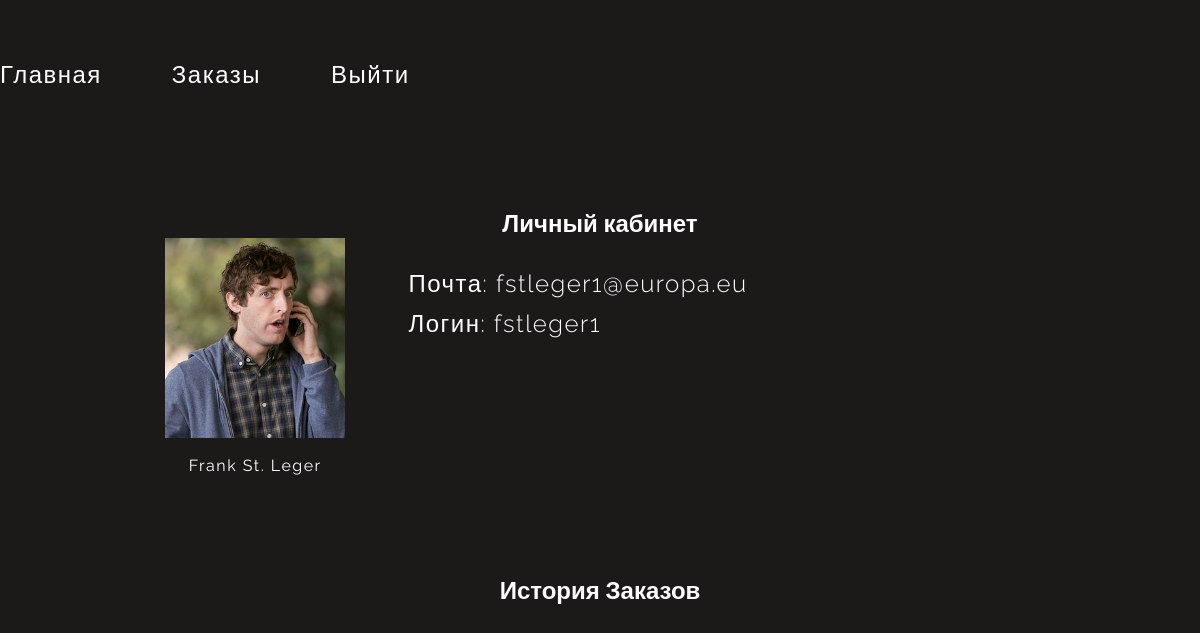
Screenshot of /student_userpage/ (signed in) with the database file from the repository.
### DiDiStoreApp/models.py (models this page shows, shortened)
class StudentProfile(models.Model):
    photo = models.ImageField(upload_to="users/%Y/%m/%d/",  verbose_name="Фото")
    user = models.OneToOneField(User,on_delete=models.CASCADE,  verbose_name="Пользыватель")
    address = models.CharField(max_length=255, verbose_name="Адрес")

### DiDiStoreApp/views.py (the view)
# urls.py: path("student_userpage/",student_userpage,name="student_userpages"),
@user_passes_test(is_student)
def student_userpage(request):
    thesis = TheSis.objects.filter(student_id=request.user.id)
    profile = StudentProfile.objects.get(user_id=request.user.id)
    myorder = Order.objects.filter(customer_id=request.user.id).order_by('-created')
    order_item = OrderItem.objects.filter(order__customer_id=request.user.id)
    context = {
        "thesis":thesis,
        "profile":profile,
        "myorder":myorder,
        "order_item":order_item,
    }
    return render(request,"DiDiStoreApp/student_account.html",context)

### DiDiStoreApp/views.py (called while the page is built)
def is_student(user):
    return user.groups.filter(name='STUDENT').exists()

### DiDiStoreApp/templates/DiDiStoreApp/student_account.html (shortened to what this page needs)
{% load static%}
<!DOCTYPE html>
<html lang="en">
<head>
    <link rel="stylesheet" href="{% static 'DiDiStoreApp/styles/style.css' %}">
    <link rel="stylesheet" href="{% static 'DiDiStoreApp/styles/all.css' %}">
</head>
<body>
    <div class="container">
        <header class="header_mini_nav">
            <div class="mini_nav_wrapper">
                <nav class="mini_navigation">
                    <ul class="mini_nav_list">
                        <li class="mini_nav_links"><a href="{% url 'student_home' %}">Главная</a></li>
                        <li class="mini_nav_links"><a href="{% url 'student_cart_detail' %}">Заказы</a></li>
                        <li class="mini_nav_links"><a href="{% url 'exit' %}">Выйти</a></li>
                    </ul>
                </nav>
            </div>
        </header>
        <article class="user_account">
            <div class="user_account_wrapper">
                   <h2 align="center">Личный кабинет</h2>
                <div class="user">
                    <div class="user_avatar">
                        <img  class="fa-solid fa-user avatar_img" src="{{ profile.photo.url }}" height="200px">
                        <p class="avatar_name">{{profile.user.first_name}} {{profile.user.last_name}}</p>
                    </div>
                    <div class="user_info">
                        <p>Почта: {{ profile.user.email }}</p>
                        <p>Логин: {{ profile.user.username }}</p>
                    </div>
                </div>
            </div>
        </article>
    <br><br>
         <article class="user_account">
            <h2 align="center">История Заказов</h2>
        </article>
    </div>
</body>
</html>

### DiDiStoreApp/static/DiDiStoreApp/styles/style.css (style rules this page uses)
body { background-color: #1C1919; color: #fff; font-family: 'Raleway', sans-serif; }
body, h1,h2,h3,h4,h5,h6, p, ul,li, fieldset { margin: 0; padding: 0; user-select: none; }
h2 { font-size: 1.5em; }
ul,li { list-style-type: none; }
a { text-decoration: none; }
.container { max-width: 1240px; box-sizing: border-box; margin: 0 auto; }
.fa-bag-shopping,.fa-user { font-size: 34px; }
.header_mini_nav { padding: 60px 0; }
.mini_nav_list { display: flex; }
.mini_nav_links { margin-right: 70px; }
.mini_nav_links a { color: #fff; letter-spacing: 1.5px; font-size: 24px; transition: all .3s; }
.user_account_wrapper { padding: 60px 165px; }
.user { display: flex; }
.user_avatar { margin-right: 63px; }
.avatar_img { font-size: 136px; }
.avatar_name { text-align: center; margin-top: 12px; letter-spacing: 1.5px; line-height: 24px; }
.user_info { margin-top: 26px; }
.user_info p { letter-spacing: 1.5px; line-height: 40px; font-size: 24px; font-weight: 300; }

### rows the page displays
StudentProfile: photo (picture), user.first_name "Frank", user.last_name "St. Leger", user.email "fstleger1@europa.eu", user.username "fstleger1"
